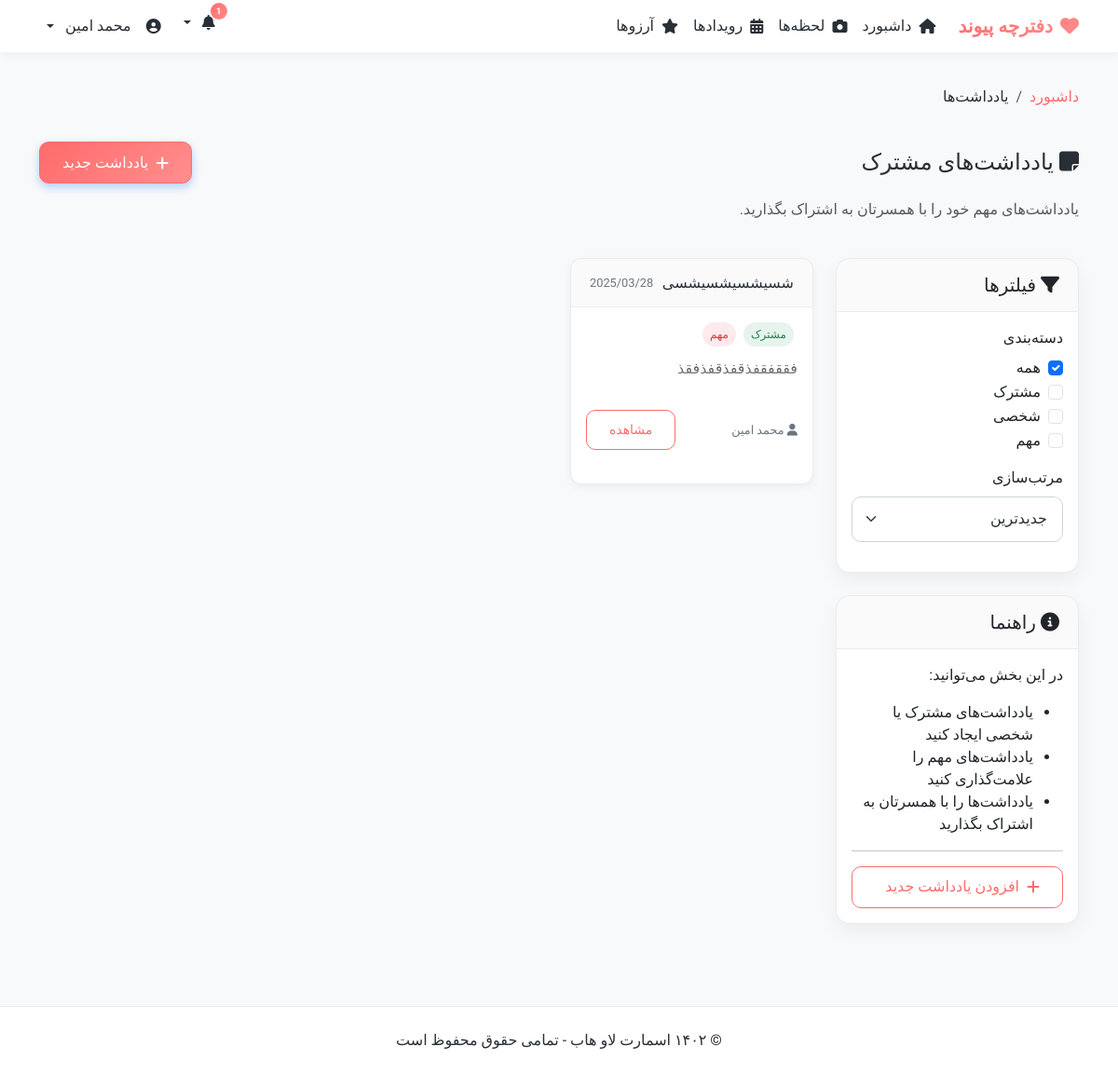
Screenshot of /notes/ (signed in) with the database file from the repository.
### lovehub/models.py (models this page shows, shortened)
class Note(models.Model):
    created_by = models.ForeignKey(User, on_delete=models.CASCADE, related_name='notes')
    title = models.CharField(max_length=200)
    content = models.TextField()
    created_at = models.DateTimeField(auto_now_add=True)
    updated_at = models.DateTimeField(auto_now=True)
    is_shared = models.BooleanField(default=False)
    is_important = models.BooleanField(default=False)
    class Meta:
        ordering = ['-created_at']

### lovehub/views.py (the view)
# urls.py: path('notes/', views.notes_list, name='notes_list'),
@login_required
def notes_list(request):
    user = request.user
    profile = get_object_or_404(UserProfile, user=user)
    filter_type = request.GET.get('type', 'all')  # all, personal, shared, important
    sort_by = request.GET.get('sort', 'newest')  # newest, oldest, title
    notes = Note.objects.filter(created_by=user)
    if profile.partner and profile.partner.user and filter_type != 'personal':
        partner_notes = Note.objects.filter(
            created_by=profile.partner.user,
            is_shared=True
        )
        notes = notes | partner_notes
    if filter_type == 'personal':
        notes = notes.filter(created_by=user, is_shared=False)
    elif filter_type == 'shared':
        notes = notes.filter(is_shared=True)
    elif filter_type == 'important':
        notes = notes.filter(is_important=True)
    if sort_by == 'newest':
        notes = notes.order_by('-created_at')
    elif sort_by == 'oldest':
        notes = notes.order_by('created_at')
    elif sort_by == 'title':
        notes = notes.order_by('title')
    context = {
        'notes': notes,
        'filter_type': filter_type,
        'sort_by': sort_by,
        'profile': profile
    }
    return render(request, 'lovehub/notes_list.html', context)

### lovehub/views.py (called while the page is built)
def lovehub_context_processor(request):
    context = {}
    if request.user.is_authenticated:
        user = request.user
        try:
            profile = UserProfile.objects.get(user=user)
            context['user_profile'] = profile
        except UserProfile.DoesNotExist:
            pass
        context['unread_notifications'] = Notification.objects.filter(
            user=user,
            is_read=False
        ).order_by('-created_at')[:5]
        context['unread_notifications_count'] = Notification.objects.filter(
            user=user,
            is_read=False
        ).count()
        try:
            theme = AppTheme.objects.get(user=user)
            context['user_theme'] = theme
        except AppTheme.DoesNotExist:
            pass
    return context

### templates/lovehub/notes_list.html (shortened to what this page needs)
{% extends "lovehub/base.html" %}
{% block content %}
<div class="row mb-4">
    <div class="col-12">
        <nav aria-label="breadcrumb">
            <ol class="breadcrumb">
                <li class="breadcrumb-item"><a href="{% url 'dashboard' %}">داشبورد</a></li>
                <li class="breadcrumb-item active">یادداشت‌ها</li>
            </ol>
        </nav>
        <div class="d-flex justify-content-between align-items-center mb-3">
            <h4 class="mb-0"><i class="fas fa-sticky-note"></i> یادداشت‌های مشترک</h4>
            <a href="{% url 'add_note' %}" class="btn btn-primary">
                <i class="fas fa-plus"></i> یادداشت جدید
            </a>
        </div>
        <p class="text-muted">یادداشت‌های مهم خود را با همسرتان به اشتراک بگذارید.</p>
    </div>
</div>
<div class="row">
    <div class="col-md-3 mb-4">
        <div class="sidebar-sticky">
            <div class="card mb-4">
                <div class="card-header">
                    <h5 class="mb-0"><i class="fas fa-filter"></i> فیلترها</h5>
                </div>
                <div class="card-body">
                    <div class="mb-3">
                        <label class="form-label">دسته‌بندی</label>
                        <div class="form-check">
                            <input class="form-check-input filter-checkbox" type="checkbox" id="show-all" checked data-filter="all">
                            <label class="form-check-label" for="show-all">همه</label>
                        </div>
                        <div class="form-check">
                            <input class="form-check-input filter-checkbox" type="checkbox" id="show-shared" data-filter="shared">
                            <label class="form-check-label" for="show-shared">مشترک</label>
                        </div>
                        <div class="form-check">
                            <input class="form-check-input filter-checkbox" type="checkbox" id="show-personal" data-filter="personal">
                            <label class="form-check-label" for="show-personal">شخصی</label>
                        </div>
                        <div class="form-check">
                            <input class="form-check-input filter-checkbox" type="checkbox" id="show-important" data-filter="important">
                            <label class="form-check-label" for="show-important">مهم</label>
                        </div>
                    </div>
                    <div class="mb-3">
                        <label class="form-label">مرتب‌سازی</label>
                        <select class="form-select" id="sort-notes">
                            <option value="newest">جدیدترین</option>
                        </select>
                    </div>
                </div>
            </div>
            <div class="card">
                <div class="card-header">
                    <h5 class="mb-0"><i class="fas fa-info-circle"></i> راهنما</h5>
                </div>
                <div class="card-body">
                    <p>در این بخش می‌توانید:</p>
                    <ul>
                        <li>یادداشت‌های مشترک یا شخصی ایجاد کنید</li>
                        <li>یادداشت‌های مهم را علامت‌گذاری کنید</li>
                        <li>یادداشت‌ها را با همسرتان به اشتراک بگذارید</li>
                    </ul>
                    <hr>
                    <div class="d-grid">
                        <a href="{% url 'add_note' %}" class="btn btn-outline-primary">
                            <i class="fas fa-plus"></i> افزودن یادداشت جدید
                        </a>
                    </div>
                </div>
            </div>
        </div>
    </div>
    <div class="col-md-9">
        {% if notes %}
            <div class="row" id="notes-container">
                {% for note in notes %}
                    <div class="col-md-6 col-lg-4 mb-4">
                        <div class="card note-card" data-tags="{% if note.is_shared %}shared{% else %}personal{% endif %}{% if note.is_important %} important{% endif %}">
                            <div class="card-header d-flex justify-content-between">
                                <h6 class="note-title">{{ note.title }}</h6>
                                <span class="note-time">{{ note.created_at|date:"Y/m/d" }}</span>
                            </div>
                            <div class="card-body">
                                <div class="mb-2">
                                    {% if note.is_shared %}
                                        <span class="note-tag tag-shared">مشترک</span>
                                    {% else %}
                                        <span class="note-tag tag-personal">شخصی</span>
                                    {% endif %}
                                    {% if note.is_important %}
                                        <span class="note-tag tag-important">مهم</span>
                                    {% endif %}
                                </div>
                                <div class="note-content">
                                    <p>{{ note.content }}</p>
                                </div>
                                <div class="d-flex justify-content-between align-items-center">
                                    <span class="note-author">
                                        <i class="fas fa-user"></i> {{ note.created_by.first_name }}
                                    </span>
                                    <a href="{% url 'note_detail' note.id %}" class="btn btn-sm btn-outline-primary">
                                        مشاهده
                                    </a>
                                </div>
                            </div>
                        </div>
                    </div>
                {% endfor %}
            </div>
        {% endif %}
    </div>
</div>
{% endblock %}

### templates/lovehub/base.html (shortened to what this page needs)
<!DOCTYPE html>
<html lang="fa" dir="rtl">
<head>
    <link rel="stylesheet" href="https://cdn.jsdelivr.net/npm/bootstrap@5.3.2/dist/css/bootstrap.rtl.min.css">
    <link rel="stylesheet" href="https://cdnjs.cloudflare.com/ajax/libs/font-awesome/6.5.1/css/all.min.css">
    <link rel="stylesheet" href="https://unpkg.com/leaflet@1.9.4/dist/leaflet.css">
</head>
<body class="{% if request.user.theme.theme == 'dark' %}theme-dark{% elif request.user.theme.theme == 'light' %}theme-light{% elif request.user.theme.theme == 'nature' %}theme-nature{% elif request.user.theme.theme == 'romance' %}theme-romance{% elif request.user.theme.theme == 'royal' %}theme-royal{% elif request.user.theme.theme == 'ocean' %}theme-ocean{% elif request.user.theme.theme == 'sunset' %}theme-sunset{% else %}theme-default{% endif %}">
    <nav class="navbar navbar-expand-lg">
        <div class="container">
            <a class="navbar-brand" href="{% url 'dashboard' %}">
                <i class="fas fa-heart"></i>دفترچه پیوند
            </a>
            <div class="collapse navbar-collapse" id="navbarNav">
                <ul class="navbar-nav me-auto">
                    <li class="nav-item">
                        <a class="nav-link {% if request.resolver_match.url_name == 'dashboard' %}active{% endif %}" href="{% url 'dashboard' %}">
                            <i class="fas fa-home"></i> داشبورد
                        </a>
                    </li>
                    <li class="nav-item">
                        <a class="nav-link {% if request.resolver_match.url_name == 'moments_list' %}active{% endif %}" href="{% url 'moments_list' %}">
                            <i class="fas fa-camera"></i> لحظه‌ها
                        </a>
                    </li>
                    <li class="nav-item">
                        <a class="nav-link {% if request.resolver_match.url_name == 'events_list' %}active{% endif %}" href="{% url 'events_list' %}">
                            <i class="fas fa-calendar-alt"></i> رویدادها
                        </a>
                    </li>
                    <li class="nav-item">
                        <a class="nav-link {% if request.resolver_match.url_name == 'wishes_list' %}active{% endif %}" href="{% url 'wishes_list' %}">
                            <i class="fas fa-star"></i> آرزوها
                        </a>
                    </li>
                </ul>
                <ul class="navbar-nav">
                    <li class="nav-item position-relative me-2 dropdown">
                        <a class="nav-link dropdown-toggle" href="#" id="notificationsDropdown" role="button" data-bs-toggle="dropdown" aria-expanded="false">
                            <i class="fas fa-bell"></i>
                            {% if unread_notifications_count > 0 %}
                                <span class="badge badge-notification">{{ unread_notifications_count }}</span>
                            {% endif %}
                        </a>
                    </li>
                    <li class="nav-item dropdown">
                        <a class="nav-link dropdown-toggle" href="#" id="navbarDropdown" role="button" data-bs-toggle="dropdown" aria-expanded="false">
                            <i class="fas fa-user-circle"></i>
                            <span class="d-none d-md-inline ms-2">{{ request.user.first_name|default:request.user.username }}</span>
                        </a>
                    </li>
                </ul>
            </div>
        </div>
    </nav>
    <div class="container my-4">
        {% block content %}{% endblock %}
    </div>
    <footer class="footer text-center">
        <div class="container">
            <p class="mb-0">&copy; ۱۴۰۲ اسمارت لاو هاب - تمامی حقوق محفوظ است</p>
        </div>
    </footer>
</body>
</html>

### templates/lovehub/notes_list.html (style rules this page uses)
.note-card { transition: all 0.3s; border-radius: 12px; overflow: hidden; height: 100%; box-shadow: 0 3px 10px rgba(0,0,0,0.05); margin-bottom: 20px; }
.note-card .card-header { border-bottom: 1px solid rgba(0,0,0,0.05); }
.note-title { font-weight: 500; margin-bottom: 0; color: var(--dark-color); }
.note-time { font-size: 0.8rem; color: #6c757d; }
.note-tag { display: inline-block; padding: 0.25rem 0.5rem; border-radius: 50px; font-size: 0.75rem; margin-right: 0.25rem; margin-bottom: 0.25rem; }
.note-tag.tag-shared { background-color: rgba(25, 135, 84, 0.1); color: #198754; }
.note-tag.tag-important { background-color: rgba(220, 53, 69, 0.1); color: #dc3545; }
.note-content { max-height: 120px; overflow: hidden; position: relative; margin-bottom: 1rem; }
.note-content::after { content: ''; position: absolute; bottom: 0; left: 0; right: 0; height: 40px; background: linear-gradient(transparent, white); }
.note-author { font-size: 0.8rem; color: #6c757d; }
.sidebar-sticky { position: sticky; top: 2rem; }

### rows the page displays
Note: title "شسیشسیشسیشسی", created_at "2025/03/28", is_shared "مشترک", is_important "مهم", content "فققفقفذقفذقفذفقذ", created_by.first_name "محمد امین"

### other values shown
{{ unread_notifications_count }} "1"
{{ request.user.first_name|default:request.user.username }} "محمد امین"
